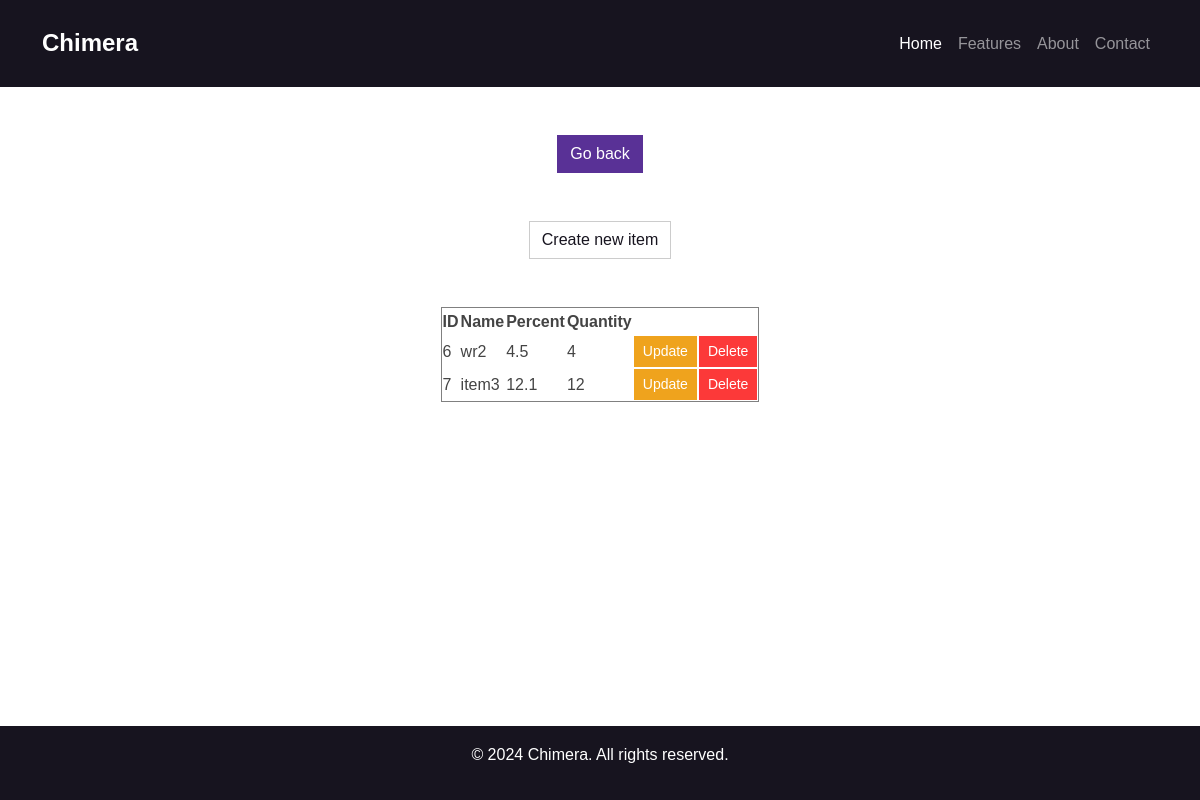
/items, run on an earlier commit of the app's database.
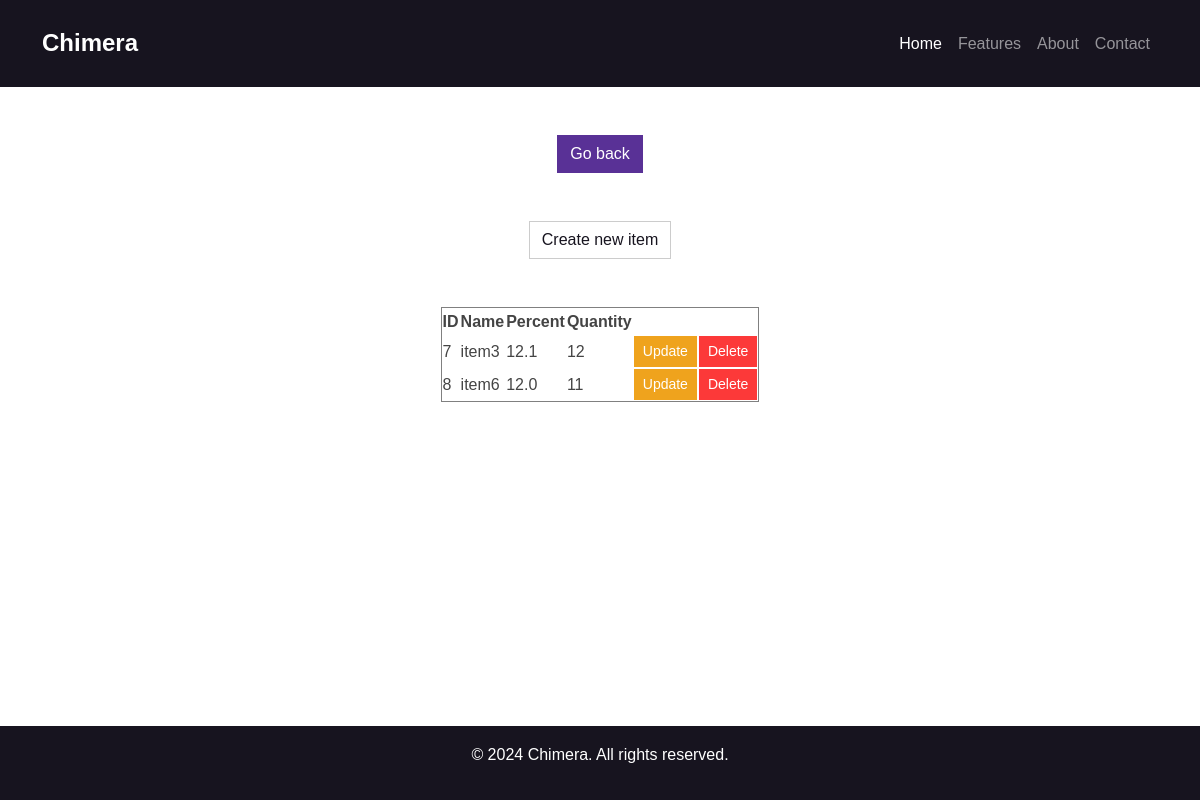
And on a later commit of the database.
### fl.py (models this page shows)
class Item(db.Model):
    id = db.Column(db.Integer, primary_key=True)
    name = db.Column(db.String(100), unique=True, nullable=False)
    percent = db.Column(db.Float, nullable=True)
    quantity = db.Column(db.Integer, nullable=True)

### fl.py (the view)
@app.route('/items', methods=['GET'])
def get_items():
    items = Item.query.all()  # This fetches all rows from the 'Item' table
    return render_template('get_items.html', items=items)

### templates/get_items.html (shortened to what this page needs)
<!DOCTYPE html>
<html lang="en">
<head>
    <link href="{{ url_for('static', filename='bootstrap_puls.css') }}" rel="stylesheet">
    <link rel="stylesheet" href="{{ url_for('static', filename='styles.css') }}">
</head>
<body class="d-flex flex-column min-vh-100">
    <header>
        <nav class="navbar navbar-expand-lg navbar-dark bg-dark">
            <div class="container">
                <a class="navbar-brand" href="#">Chimera</a>
                <div class="collapse navbar-collapse" id="navbarNav">
                    <ul class="navbar-nav ms-auto">
                        <li class="nav-item">
                            <a class="nav-link active" href="#">Home</a>
                        </li>
                        <li class="nav-item">
                            <a class="nav-link" href="#features">Features</a>
                        </li>
                        <li class="nav-item">
                            <a class="nav-link" href="#about">About</a>
                        </li>
                        <li class="nav-item">
                            <a class="nav-link" href="#contact">Contact</a>
                        </li>
                    </ul>
                </div>
            </div>
        </nav>
    </header>
    <main>
        <div class="container my-5 m-auto col-4">
            <a class="m-auto d-block" href="{{ url_for('index') }}">
                <button class="m-auto d-block btn btn-primary">Go back</button>
            </a>
        </div>
        <div class="container my-5 m-auto col-4">
            <a class="m-auto d-block text-decoration-none" href="{{ url_for('create_item') }}">
                <button class="m-auto d-block btn btn-secondary text-decoration-none">Create new item</button>
            </a>
        </div>
        {% if items %}
            <div class="container my-5 m-auto col-6">
                <table border="1" class="col-6 m-auto">
                    <thead>
                        <tr>
                            <th>ID</th>
                            <th>Name</th>
                            <th>Percent</th>
                            <th>Quantity</th>
                        </tr>
                    </thead>
                    <tbody>
                        {% for item in items %}
                            <tr>
                                <td>{{ item.id }}</td>
                                <td>{{ item.name }}</td>
                                <td>{{ item.percent }}</td>
                                <td>{{ item.quantity }}</td>
                                <td>
                                    <a href="{{ url_for('update_item', item_id=item.id) }}" class="btn btn-warning btn-sm">Update</a>
                                </td>
                                <td>
                                    <form method="POST" action="{{ url_for('delete_item', item_id=item.id) }}" class="d-inline">
                                        <button type="submit" class="btn btn-danger btn-sm">Delete</button>
                                    </form>
                                </td>
                            </tr>
                        {% endfor %}
                    </tbody>
                </table>
            </div>
        {% else %}
            <p class="text-center">No items available.</p>
        {% endif %}
    </main>
    <footer class="bg-dark text-white text-center py-3 mt-auto">
        <div class="container text-center">
            <p>&copy; 2024 Chimera. All rights reserved.</p>
        </div>
    </footer>
</body>
</html>

### static/styles.css (style rules this page uses)
body { font-family: 'Arial', sans-serif; line-height: 1.6; }
header .navbar-brand { font-size: 1.5rem; font-weight: bold; }
footer { background-color: #222; }

What changed in the data, as far as the page shows it:
removed Item: id "6", name "wr2", percent "4.5", quantity "4"
added Item: id "8", name "item6", percent "12.0", quantity "11"
